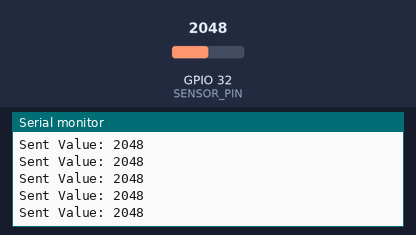
Simulated run of this sketch. Board: ESP32. Parts: the last lines printed to the serial monitor. Inputs (shaded band) come from the test bench; at power-on: GPIO 32 (SENSOR_PIN) = 2048.

Above: at 1.2 s.
1.3 s: GPIO 32 (SENSOR_PIN) set to 2866
At 1.32 s:
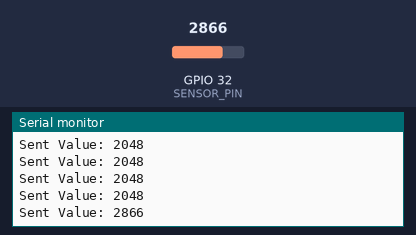
2.8 s: GPIO 32 (SENSOR_PIN) set to 3603
At 2.83 s:
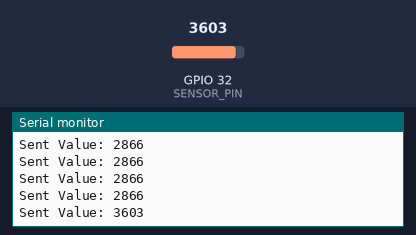
Timing chart, 0 to 5.8 s (numbered marks = the images above; inputs shaded):
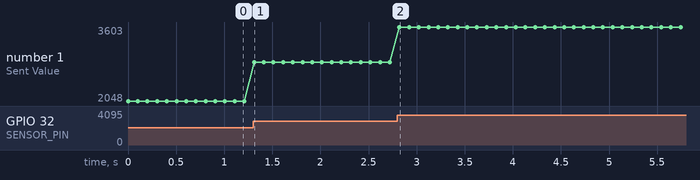

Measured:
- after the input at 1.3 s, the serial monitor: prints a new line at once (image 1)
- after the input at 2.8 s, the serial monitor: prints a new line at once (image 2)
- plotted number 1: 2048 → 2866 after the input at 1.3 s, 2866 → 3603 after the input at 2.8 s

The sketch:

B3_sent.ino
```cpp
#include <SPI.h>
#include <mcp2515.h>

// --- Config ---
const int SPI_CS_PIN = 5;    // ขา CS ของ MCP2515
const int SENSOR_PIN = 32;   // ขา Analog ที่ต่อกับ Sensor (เช่น Potentiometer หรือเซนเซอร์อื่นๆ)

MCP2515 mcp2515(SPI_CS_PIN);
struct can_frame canMsg;

// กำหนด ID ประจำตัวของ Node นี้
#define SENSOR_MSG_ID 0x789

void setup() {
  Serial.begin(115200);
  pinMode(SENSOR_PIN, INPUT);

  SPI.begin();

  // เริ่มต้น MCP2515
  mcp2515.reset();
  // ตั้งค่าความเร็ว 500KBPS / 8MHZ (ต้องตรงกันทั้งระบบ)
  mcp2515.setBitrate(CAN_500KBPS, MCP_8MHZ);
  mcp2515.setNormalMode();

  Serial.println("Node 3 (Sender) Ready via MCP2515...");
}

void loop() {
  // 1. อ่านค่าจาก Sensor (ค่า 0-4095 สำหรับ ESP32)
  int sensorValue = analogRead(SENSOR_PIN);

  // 2. เตรียมแพ็คข้อมูล (ส่งค่า int ต้องแยกเป็น 2 bytes High/Low)
  canMsg.can_id = SENSOR_MSG_ID;
  canMsg.can_dlc = 2; // ส่งข้อมูล 2 bytes
  canMsg.data[0] = (sensorValue >> 8) & 0xFF; // High Byte
  canMsg.data[1] = sensorValue & 0xFF;        // Low Byte

  // 3. ส่งข้อมูลออกไป
  if (mcp2515.sendMessage(&canMsg) == MCP2515::ERROR_OK) {
    Serial.print("Sent Value: ");
    Serial.println(sensorValue);
  } else {
    Serial.println("Error Sending Message...");
  }

  delay(100); // ส่งทุกๆ 100ms
}
```
